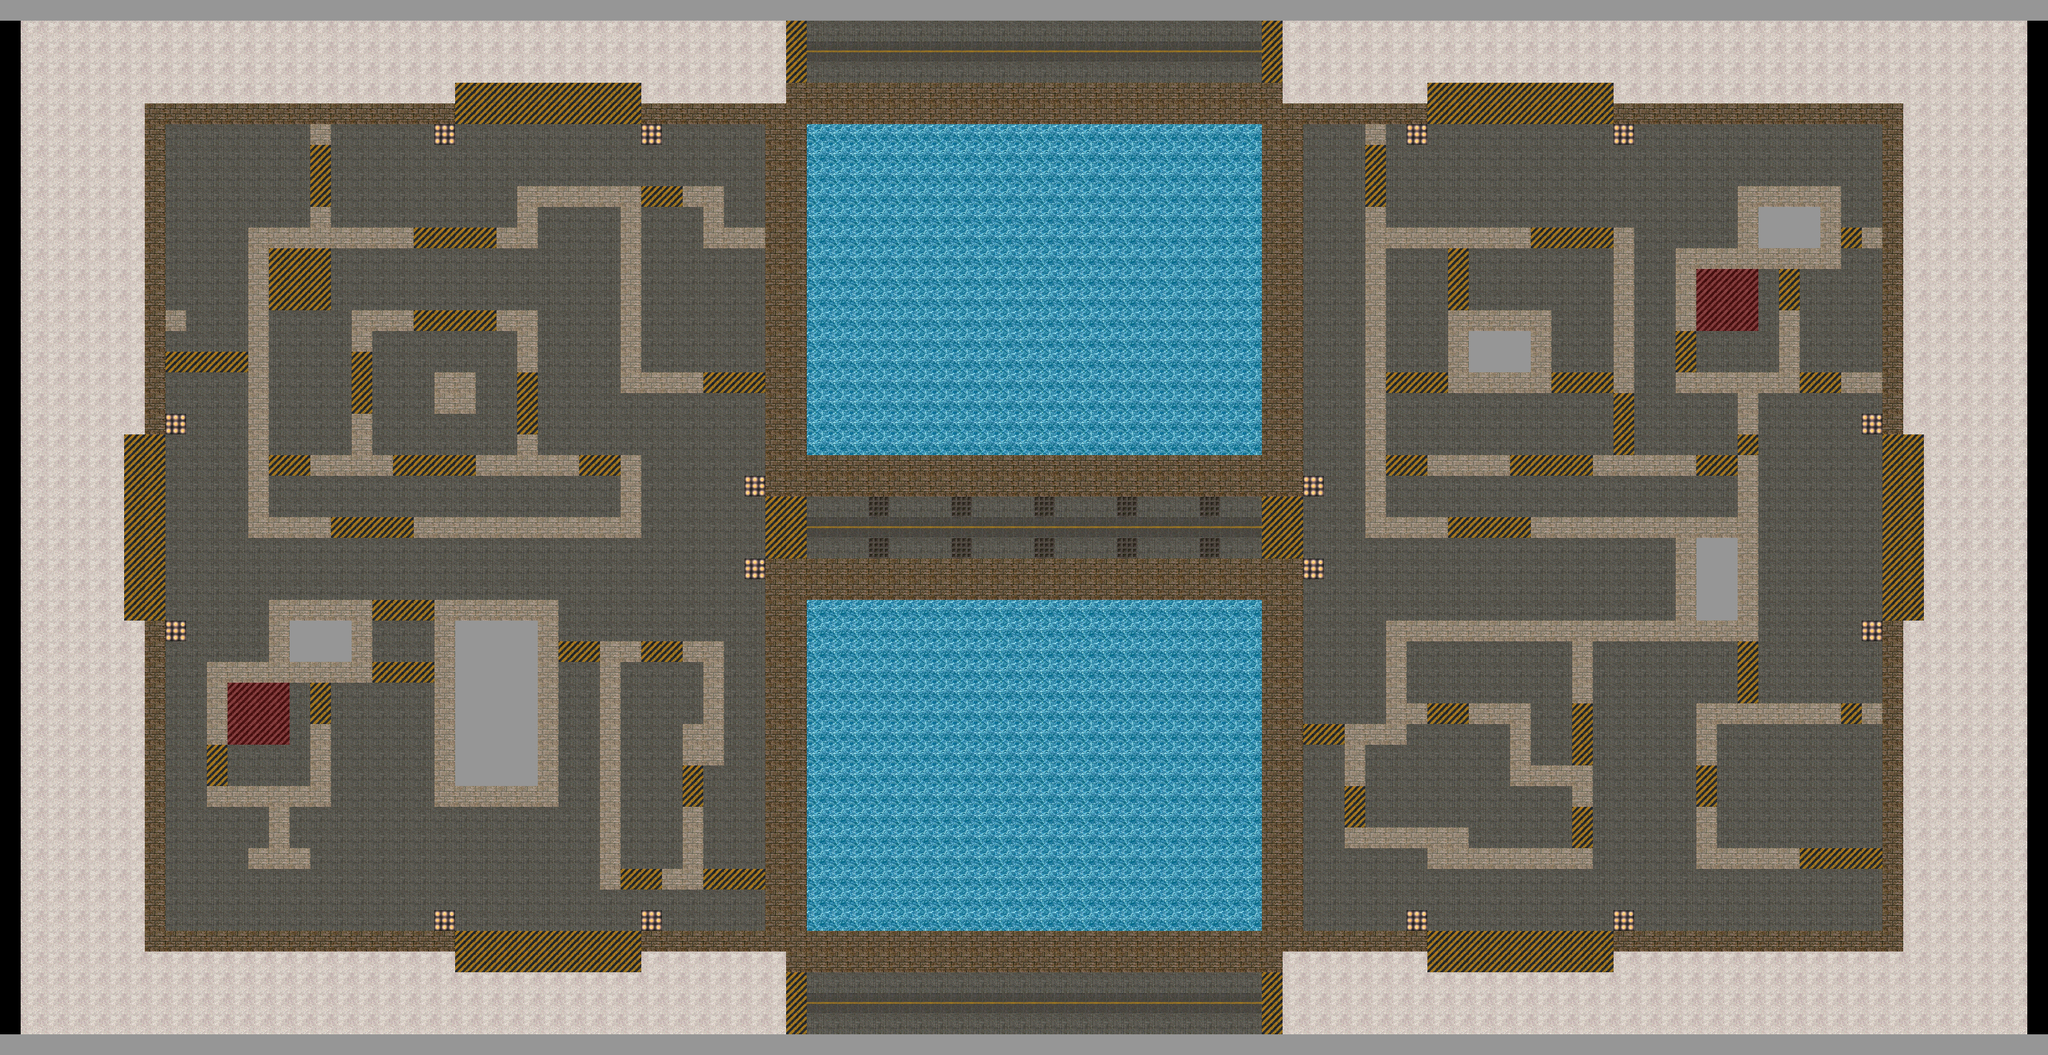

This game map was drawn from its Tiled (.tmx) file and the tilesets committed beside it. A one-line description and the trimmed map source follow:
An orthogonal 99x51 tile map with 32x32 px tiles, 1 tile layer (ground_layer_1) and 340 objects (spawn_point_4, spawn_point_1, spawn_point_6, spawn_point_2, spawn_point_3, ...).

<map version="1.0" tiledversion="1.0.2" orientation="orthogonal" renderorder="right-down" width="99" height="51" tilewidth="32" tileheight="32" backgroundcolor="#969696" nextobjectid="646">
 <tileset firstgid="1" name="cs2dnorm" tilewidth="32" tileheight="32" tilecount="255" columns="17">
  <image source="cs2dnorm.bmp" width="544" height="480" />
 </tileset>
 <layer name="ground_layer_1" width="99" height="51">
  <data>[5049 cells, 4793 non-empty, 11 distinct tile ids]</data>
 </layer>
 <objectgroup name="entity_layer_1">
  <object id="1" gid="150" x="544" y="224" width="32" height="32">
   <properties>
    <property name="type" value="barrier" />
   </properties>
  </object>
  <object id="4" gid="150" x="608" y="224" width="32" height="32">
   <properties>
    <property name="type" value="barrier" />
   </properties>
  </object>
  <object id="5" gid="150" x="608" y="256" width="32" height="32">
   <properties>
    <property name="type" value="barrier" />
   </properties>
  </object>
  <object id="6" gid="150" x="576" y="256" width="32" height="32">
   <properties>
    <property name="type" value="barrier" />
   </properties>
  </object>
  <object id="8" gid="150" x="288" y="256" width="32" height="32">
   <properties>
    <property name="type" value="barrier" />
   </properties>
  </object>
  <object id="9" gid="150" x="288" y="288" width="32" height="32">
   <properties>
    <property name="type" value="barrier" />
   </properties>
  </object>
  <object id="10" gid="150" x="256" y="288" width="32" height="32">
   <properties>
    <property name="type" value="barrier" />
   </properties>
  </object>
  <object id="11" gid="150" x="256" y="512" width="32" height="32">
   <properties>
    <property name="type" value="barrier" />
   </properties>
  </object>
  <object id="12" gid="150" x="256" y="544" width="32" height="32">
   <properties>
    <property name="type" value="barrier" />
   </properties>
  </object>
  <object id="13" gid="150" x="416" y="608" width="32" height="32">
   <properties>
    <property name="type" value="barrier" />
   </properties>
  </object>
  <object id="14" gid="150" x="416" y="640" width="32" height="32">
   <properties>
    <property name="type" value="barrier" />
   </properties>
  </object>
  <object id="15" gid="150" x="352" y="672" width="32" height="32">
   <properties>
    <property name="type" value="barrier" />
   </properties>
  </object>
  <object id="16" gid="150" x="352" y="704" width="32" height="32">
   <properties>
    <property name="type" value="barrier" />
   </properties>
  </object>
  <object id="17" gid="150" x="640" y="640" width="32" height="32">
   <properties>
    <property name="type" value="barrier" />
   </properties>
  </object>
  <object id="18" gid="150" x="736" y="800" width="32" height="32">
   <properties>
    <property name="type" value="barrier" />
   </properties>
  </object>
  <object id="19" gid="150" x="704" y="800" width="32" height="32">
   <properties>
    <property name="type" value="barrier" />
   </properties>
  </object>
  <object id="20" gid="150" x="768" y="704" width="32" height="32">
   <properties>
    <property name="type" value="barrier" />
   </properties>
  </object>
  <object id="21" gid="150" x="768" y="576" width="32" height="32">
   <properties>
    <property name="type" value="barrier" />
   </properties>
  </object>
  <object id="23" gid="150" x="864" y="384" width="32" height="32">
   <properties>
    <property name="type" value="barrier" />
   </properties>
  </object>
  <object id="24" gid="150" x="864" y="416" width="32" height="32">
   <properties>
    <property name="type" value="barrier" />
   </properties>
  </object>
  <object id="25" gid="150" x="832" y="416" width="32" height="32">
   <properties>
    <property name="type" value="barrier" />
   </properties>
  </object>
  <object id="26" gid="150" x="928" y="480" width="32" height="32">
   <properties>
    <property name="type" value="barrier" />
   </properties>
  </object>
  <object id="27" gid="150" x="928" y="512" width="32" height="32">
   <properties>
    <property name="type" value="barrier" />
   </properties>
  </object>
  <object id="28" gid="150" x="992" y="448" width="32" height="32">
   <properties>
    <property name="type" value="barrier" />
   </properties>
  </object>
  <object id="29" gid="150" x="928" y="448" width="32" height="32">
   <properties>
    <property name="type" value="barrier" />
   </properties>
  </object>
  <object id="30" gid="150" x="1152" y="1104" width="32" height="32">
   <properties>
    <property name="type" value="barrier" />
   </properties>
  </object>
  <object id="31" gid="150" x="1056" y="1088" width="32" height="32">
   <properties>
    <property name="type" value="barrier" />
   </properties>
  </object>
  <object id="32" gid="150" x="1152" y="1168" width="32" height="32">
   <properties>
    <property name="type" value="barrier" />
   </properties>
  </object>
  <object id="33" gid="150" x="1152" y="1136" width="32" height="32">
   <properties>
    <property name="type" value="barrier" />
   </properties>
  </object>
  <object id="34" gid="150" x="992" y="480" width="32" height="32">
   <properties>
    <property name="type" value="barrier" />
   </properties>
  </object>
  <object id="35" gid="150" x="1056" y="1120" width="32" height="32">
   <properties>
    <property name="type" value="barrier" />
   </properties>
  </object>
  <object id="36" gid="150" x="992" y="512" width="32" height="32">
   <properties>
    <property name="type" value="barrier" />
   </properties>
  </object>
  <object id="37" gid="150" x="960" y="1216" width="32" height="32">
   <properties>
    <property name="type" value="barrier" />
   </properties>
  </object>
  <object id="38" gid="150" x="960" y="1248" width="32" height="32">
   <properties>
    <property name="type" value="barrier" />
   </properties>
  </object>
  <object id="39" gid="150" x="993.33" y="1344" width="32" height="32">
   <properties>
    <property name="type" value="barrier" />
   </properties>
  </object>
  <object id="40" gid="150" x="896" y="1344" width="32" height="32">
   <properties>
    <property name="type" value="barrier" />
   </properties>
  </object>
  <object id="41" gid="150" x="896" y="1376" width="32" height="32">
   <properties>
    <property name="type" value="barrier" />
   </properties>
  </object>
  <object id="42" gid="150" x="544" y="1408" width="32" height="32">
   <properties>
    <property name="type" value="barrier" />
   </properties>
  </object>
  <object id="43" gid="150" x="576" y="1408" width="32" height="32">
   <properties>
    <property name="type" value="barrier" />
   </properties>
  </object>
  <object id="44" gid="150" x="576" y="1440" width="32" height="32">
   <properties>
    <property name="type" value="barrier" />
   </properties>
  </object>
  <object id="46" gid="150" x="512" y="1152" width="32" height="32">
   <properties>
    <property name="type" value="barrier" />
   </properties>
  </object>
  <object id="47" gid="150" x="512" y="1184" width="32" height="32">
   <properties>
    <property name="type" value="barrier" />
   </properties>
  </object>
  <object id="48" gid="150" x="512" y="1216" width="32" height="32">
   <properties>
    <property name="type" value="barrier" />
   </properties>
  </object>
  <object id="49" gid="150" x="544" y="1216" width="32" height="32">
   <properties>
    <property name="type" value="barrier" />
   </properties>
  </object>
  <object id="50" gid="150" x="480" y="1312" width="32" height="32">
   <properties>
    <property name="type" value="barrier" />
   </properties>
  </object>
  <object id="51" gid="150" x="448" y="1312" width="32" height="32">
   <properties>
    <property name="type" value="barrier" />
   </properties>
  </object>
  </objectgroup>
</map>
<!-- 294 of 340 objects omitted -->
